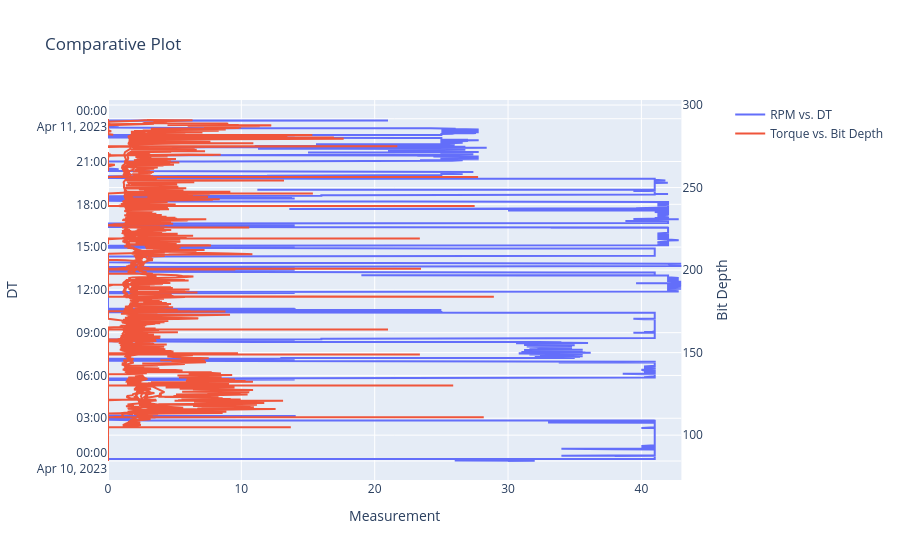

Write notebook code for a chart like this one.
### Code cell
import plotly.graph_objects as go
from plotly.subplots import make_subplots

# Sample DataFrame
df = RTSensor_DF

# Create a figure with a secondary y-axis
fig = make_subplots(specs=[[{"secondary_y": True}]])

# Add traces for True Vertical Depth to the primary y-axis
fig.add_trace(
    go.Scatter(x=df['rpm'], y=df['dt'], name='RPM vs. DT'),
    secondary_y=False,
)

# Add traces for Measured Depth to the secondary y-axis
fig.add_trace(
    go.Scatter(x=df['torqa'], y=df['bitdepth'], name='Torque vs. Bit Depth'),
    secondary_y=True,
)

# Add figure title
fig.update_layout(title_text='Comparative Plot')

# Set x-axis title
fig.update_xaxes(title_text='Measurement')

# Set y-axes titles
fig.update_yaxes(title_text='DT', secondary_y=False)
fig.update_yaxes(title_text='Bit Depth', secondary_y=True)

# Linking the y-axes scales
fig.update_yaxes(scaleanchor="y", scaleratio=1, secondary_y=True)

# Show the figure
fig.show()

### Figure 1 — Plotly figure (JSON) as saved in the notebook; plotly's stock layout.template omitted (floating-point values rounded to 4 significant figures; data arrays with more than 128 entries replaced by an {"elided": "..."} marker saying what was removed)
{"data": [{"name": "RPM vs. DT", "type": "scatter", "x": {"elided": "17267 float values"}, "xaxis": "x", "y": {"elided": "17267 str values"}, "yaxis": "y"}, {"name": "Torque vs. Bit Depth", "type": "scatter", "x": {"elided": "17267 float values"}, "xaxis": "x", "y": {"elided": "17267 float values"}, "yaxis": "y2"}], "layout": {"title": {"text": "Comparative Plot"}, "xaxis": {"anchor": "y", "domain": [0, 0.94], "title": {"text": "Measurement"}}, "yaxis": {"anchor": "x", "domain": [0, 1], "title": {"text": "DT"}}, "yaxis2": {"anchor": "x", "overlaying": "y", "scaleanchor": "y", "scaleratio": 1, "side": "right", "title": {"text": "Bit Depth"}}}}
